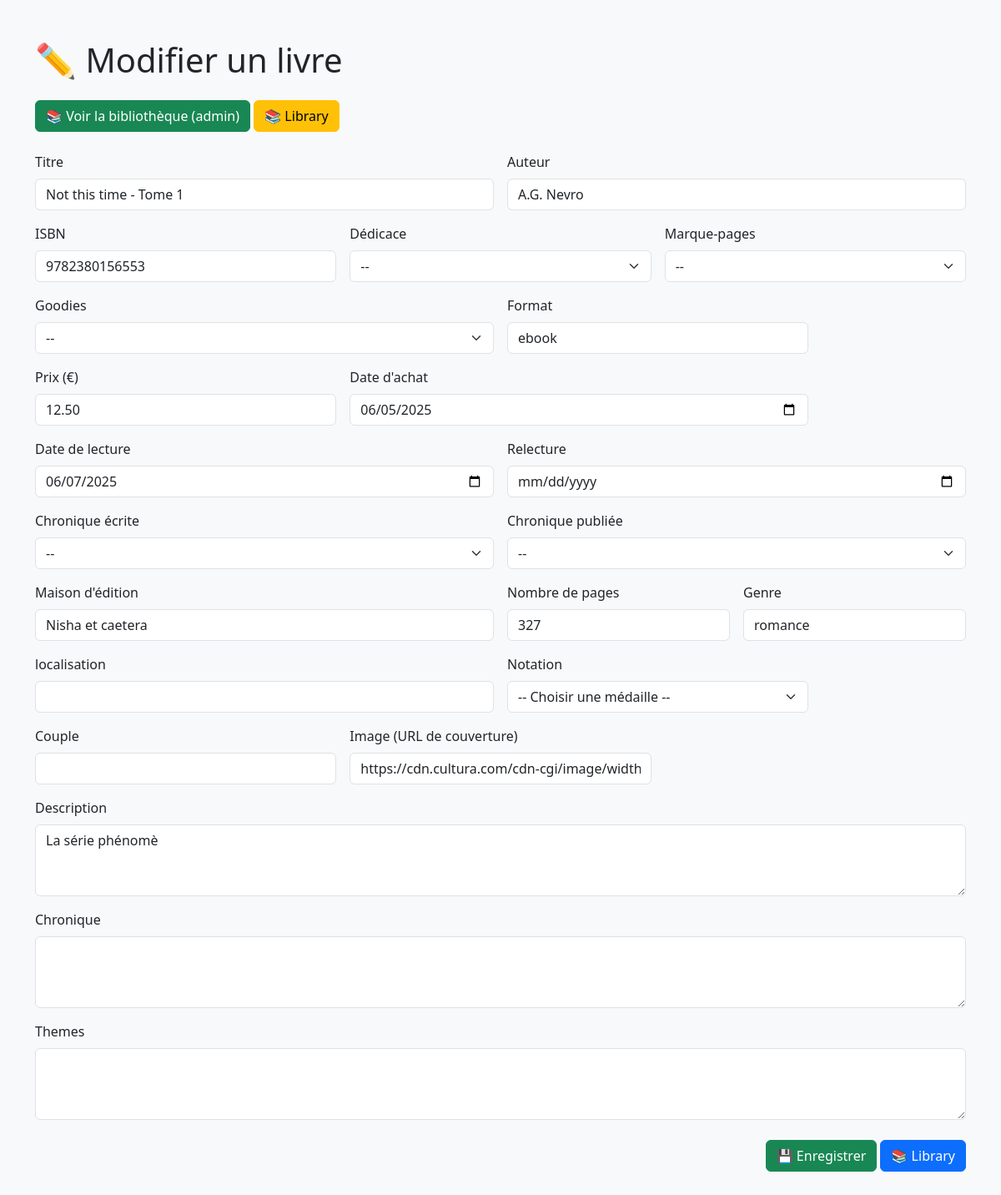
/php/update.php?id=15, run on an earlier commit of the app's database.
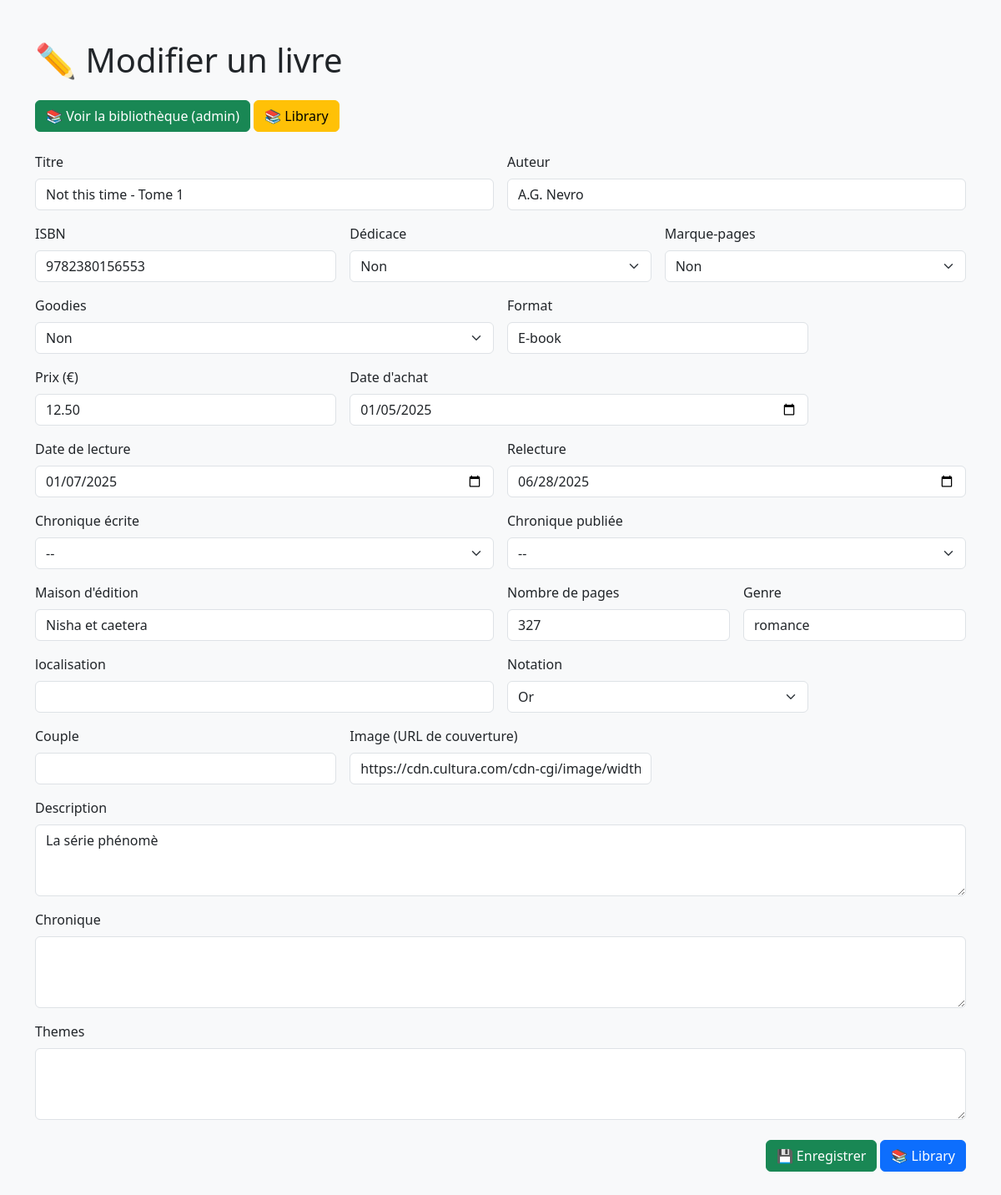
And on a later commit of the database.
### tables this page shows
CREATE TABLE `library` (
  `ID` int(11) NOT NULL,
  `Auteur` varchar(50) NOT NULL,
  `Titre` varchar(62) NOT NULL,
  `Dedicace` varchar(3) NOT NULL,
  `Marquepages` varchar(30) DEFAULT NULL,
  `Goodies` varchar(30) DEFAULT NULL,
  `ISBN` varchar(17) DEFAULT NULL,
  `Format` varchar(14) DEFAULT NULL,
  `Prix` decimal(10,2) DEFAULT NULL,
  `Date_achat` date DEFAULT NULL,
  `Date_lecture` date DEFAULT NULL,
  `Relecture` date DEFAULT NULL,
  `Chronique_ecrite` varchar(30) DEFAULT NULL,
  `Chronique_publiee` varchar(30) DEFAULT NULL,
  `Details` varchar(255) DEFAULT NULL,
  `Chronique` varchar(255) DEFAULT NULL,
  `Maison_edition` varchar(39) DEFAULT NULL,
  `Nombre_pages` varchar(4) DEFAULT NULL,
  `Notation` varchar(13) DEFAULT NULL,
  `Genre` varchar(28) DEFAULT NULL,
  `Couverture` varchar(255) DEFAULT NULL,
  `Couple` varchar(37) DEFAULT NULL,
  `Themes` varchar(255) DEFAULT NULL,
  `Date_achat_temp` date DEFAULT NULL,
  `localisation` varchar(255) NOT NULL
);

### php/update.php (the view, shortened to what this page needs)
<?php
include 'connexion.php';
$id = $_GET['id'] ?? null;
try {
    $stmt = $pdo->query("SELECT DISTINCT Notation FROM library WHERE Notation IS NOT NULL AND Notation != '' ORDER BY Notation ASC");
    $notations = $stmt->fetchAll(PDO::FETCH_COLUMN);
} catch (PDOException $e) {
    $notations = [];
}
$stmt = $pdo->prepare("SELECT * FROM library WHERE ID = ?");
$stmt->execute([$id]);
$book = $stmt->fetch(PDO::FETCH_ASSOC);
function input($label, $name, $type = 'text', $size = 6)
{
    global $book;
    $value = htmlspecialchars($book[$name] ?? '');
    echo "<div class='col-md-$size'>
        <label class='form-label'>$label</label>
        <input type='$type' name='$name' class='form-control' value=\"$value\">
    </div>";
}
function textarea($label, $name, $rows = 3, $size = 12)
{
    global $book;
    $value = htmlspecialchars($book[$name] ?? '');
    echo "<div class='col-md-$size'>
        <label class='form-label'>$label</label>
        <textarea name='$name' class='form-control' rows='$rows'>$value</textarea>
    </div>";
}
function selectOuiNon($label, $name, $size = 6)
{
    global $book;
    $value = $book[$name] ?? '';
    echo "<div class='col-md-$size'>
        <label class='form-label'>$label</label>
        <select name='$name' class='form-select'>
            <option value=''>--</option>
            <option value='Oui'" . ($value === 'Oui' ? ' selected' : '') . ">Oui</option>
            <option value='Non'" . ($value === 'Non' ? ' selected' : '') . ">Non</option>
        </select>
    </div>";
}
function selectNotation($label, $name, $notations, $size = 6)
{
    global $book;
    $value = $book[$name] ?? '';
    echo "<div class='col-md-$size'>
        <label class='form-label'>$label</label>
        <select name='$name' class='form-select'>
            <option value=''>-- Choisir une médaille --</option>";
    foreach ($notations as $note) {
        $selected = ($note === $value) ? 'selected' : '';
        echo "<option value=\"" . htmlspecialchars($note) . "\" $selected>" . htmlspecialchars($note) . "</option>";
    }
    echo "</select></div>";
}
?>
<!DOCTYPE html>
<html lang="fr">
<head>
    <link href="https://cdn.jsdelivr.net/npm/bootstrap@5.3.6/dist/css/bootstrap.min.css" rel="stylesheet" />
</head>
<body class="bg-light">
    <div class="container py-5">
        <h1 class="mb-4">✏️ Modifier un livre</h1>
        <a href="/php/admin_book.php" class="btn btn-success mb-4">📚 Voir la bibliothèque (admin)</a>
        <a href="../index.php" class="btn btn-warning mb-4">📚 Library</a>
        <form method="POST" class="row g-3">
            <?php
            input('Titre', 'Titre');
            selectOuiNon('Dédicace', 'Dedicace', 4);
            selectNotation("Notation", 'Notation', $notations, 4);
            textarea("Description", 'Details');
            ?>
            <div class="col-12 text-end mt-4">
                <button type="submit" class="btn btn-success mb-3">💾 Enregistrer</button>
                <a href="../index.php" class="btn btn-primary mb-3">📚 Library</a>
            </div>
        </form>
    </div>
</body>
</html>

What changed in the data, as far as the page shows it:
changed library "Not this time - Tome 1": Dedicace (not shown) → "Non"; Marquepages (not shown) → "Non"; Goodies (not shown) → "Non"; Format "ebook" → "E-book"; Date_achat "06/05/2025" → "01/05/2025"; Date_lecture "06/07/2025" → "01/07/2025"; Relecture (not shown) → "06/28/2025"
Also different on the page:
form field Notation: "-- Choisir une médaille --" → "Or"
form field Dedicace: "--" → (not shown)
form field Marquepages: "--" → (not shown)
form field Goodies: "--" → (not shown)
